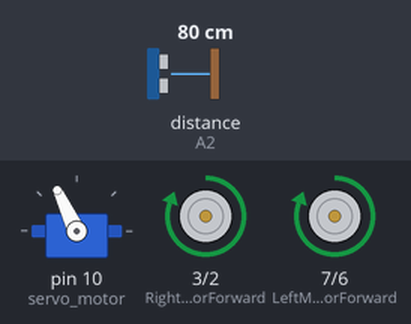
The sketch below on a simulated Arduino Uno, built with avr-gcc and run on an emulated ATmega328P. Parts: servo, motor-driver pin pairs drawn as motors (green arrow = first pin HIGH = forward, orange = second pin HIGH = backward, longer = more drive). The inputs (shaded band) are chosen by the test bench; at power-on: distance to the obstacle (sensor on A2) 80 cm. The echo pulse lasts 58.3 µs per cm.

Above: at 3.9 s.
4.0 s: distance to the obstacle (sensor on A2) set to 22 cm
5.5 s: distance to the obstacle (sensor on A2) set to 18 cm
At 7.1 s:
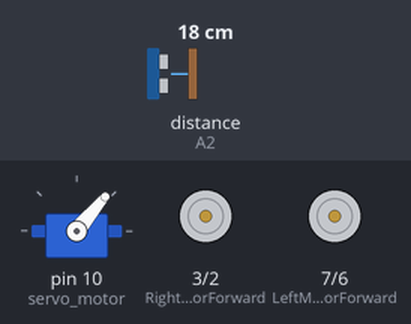
11.5 s: distance to the obstacle (sensor on A2) set to 35 cm
At 12.5 s:
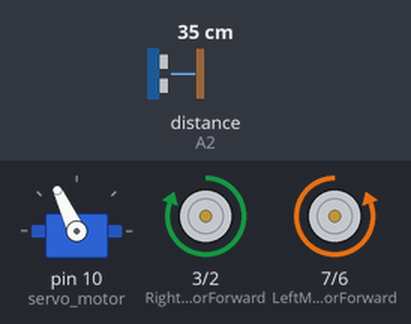
14.1 s: distance to the obstacle (sensor on A2) set to 2 cm
At 16.7 s:
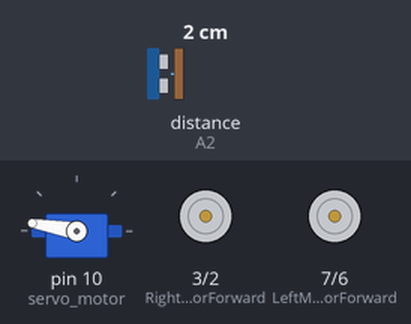
Timing chart, 0 to 18.1 s (numbered marks = the images above; inputs shaded):
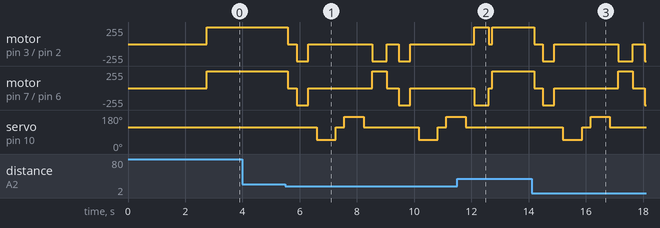

The sketch:

Obstacle_avoidence_arduino.ino
```cpp
//this code is owned by #Aaqil-25
//this code is written  to work with L298N-motor-driver  and arduino
//the components used for the project
//Arduino Uno
//L298N_Motor_controller
//Ultra_sonic_sensor
//servo_motor-sg-90s

//the library used here.
#include <Servo.h>      //Servo motor standard library
#include <NewPing.h>    //Ultrasonic sensor function library
//Install them before use

//configure L298N_motor_controller_pin
const int RightMotorForward = 3;
const int RightMotorBackward = 2;
const int LeftMotorForward = 7;
const int LeftMotorBackward = 6;

//Ultrasonic_sensor_pin
#define trig_pin A1 //Analog_trigger_pin
#define echo_pin A2 //Analog_echo_pin

#define maximum_distance 200
boolean goesForward = false;
int distance = 100;

NewPing sonar(trig_pin, echo_pin, maximum_distance); //Ultra_sonic_sensor function
Servo servo_motor; // servo_name


void setup() {
  // put your setup code here, to run once:
  //define the motor pin for GPIO Output
  pinMode(RightMotorForward, OUTPUT);
  pinMode(LeftMotorForward, OUTPUT);
  pinMode(LeftMotorBackward, OUTPUT);
  pinMode(RightMotorBackward, OUTPUT);

  servo_motor.attach(10); //connect the servo to digital pin 10

  servo_motor.write(115);//initial servo motor turn
  delay(2000);
  distance = readPing(); //distance read from ultra_sonic_sensor
  delay(100);
  distance = readPing(); //distance read from ultra_sonic_sensor
  delay(100);
  distance = readPing(); //distance read from ultra_sonic_sensor
  delay(100);
  distance = readPing(); //distance read from ultra_sonic_sensor
  delay(100);
}

void loop() {
  // put your main code here, to run repeatedly:
  int distanceRight = 0;
  int distanceLeft = 0;
  delay(50);

  if (distance <= 20){ // Distance between the obstacle and sensor less then 20cm, stop the robot.
    moveStop();
    delay(300);
    moveBackward();
    delay(400);
    moveStop();
    delay(300);
    distanceRight = lookRight();
    delay(300);
    distanceLeft = lookLeft();
    delay(300);

    if (distance >= distanceLeft){// left side distance is less than  ditance is other side .
      turnRight();
      moveStop();
    }
    else{
      turnLeft();
      moveStop();
    }
  }
  else{
    moveForward();
  }
    distance = readPing();
}

int lookRight(){
  servo_motor.write(50);
  delay(500);
  int distance = readPing();
  delay(100);
  servo_motor.write(115);
  return distance;
}

int lookLeft(){
  servo_motor.write(170);
  delay(500);
  int distance = readPing();
  delay(100);
  servo_motor.write(115);
  return distance;
  delay(100);
}

int readPing(){
  delay(70);
  int cm = sonar.ping_cm();
  if (cm==0){
    cm=250;
  }
  return cm;
}

void moveStop(){

  digitalWrite(RightMotorForward, LOW);
  digitalWrite(RightMotorBackward, LOW);

  digitalWrite(LeftMotorForward, LOW);
  digitalWrite(LeftMotorBackward, LOW);
}

void moveForward(){

  if(!goesForward){

    goesForward=true;

    digitalWrite(RightMotorForward, HIGH);
    digitalWrite(RightMotorBackward, LOW);

    digitalWrite(LeftMotorForward, HIGH);
    digitalWrite(LeftMotorBackward, LOW);

  }
}

void moveBackward(){

  goesForward=false;


  digitalWrite(RightMotorForward, LOW);
  digitalWrite(RightMotorBackward, HIGH);

  digitalWrite(LeftMotorForward, LOW);
  digitalWrite(LeftMotorBackward, HIGH);

}

void turnRight(){

  digitalWrite(RightMotorForward, LOW);
  digitalWrite(RightMotorBackward, HIGH);

  digitalWrite(LeftMotorForward, HIGH);
  digitalWrite(LeftMotorBackward, LOW);


  delay(500);


  digitalWrite(RightMotorForward, HIGH);
  digitalWrite(RightMotorBackward, LOW);

  digitalWrite(LeftMotorForward, HIGH);
  digitalWrite(LeftMotorBackward, LOW);


}

void turnLeft(){

  digitalWrite(LeftMotorBackward, HIGH);
  digitalWrite(RightMotorForward, HIGH);

  digitalWrite(LeftMotorForward, LOW);
  digitalWrite(RightMotorBackward, LOW);

  delay(500);


  digitalWrite(RightMotorForward, HIGH);
  digitalWrite(RightMotorBackward, LOW);

  digitalWrite(LeftMotorForward, HIGH);
  digitalWrite(LeftMotorBackward, LOW);

}
```

Measured:
- the behaviour switches between 21 and 20 cm on distance to the obstacle (sensor on A2) (found by bisection; images 0 and 1)
- after the input at 4.0 s, every drawn part: stays the same
- after the input at 11.5 s, servo on pin 10 (servo_motor): goes on until 11.8 s, then stays 115°
